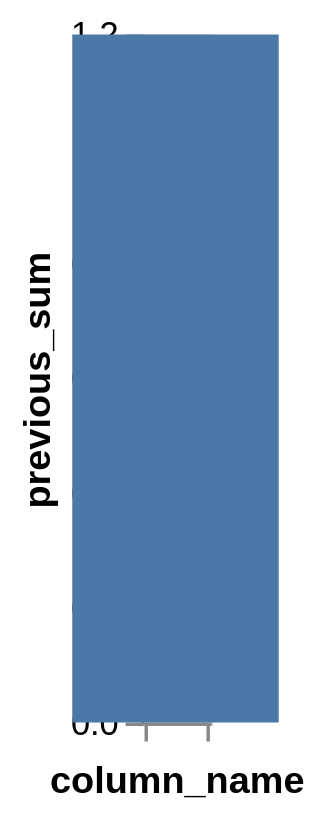

The Vega-Lite source for this figure:
### Vega specification from a JSON file in a GitHub repository (floating-point values rounded to 4 significant figures)
{"$schema": "https://vega.github.io/schema/vega/v5.json", "description": "https://github.com/vega/vl-convert/issues/72", "background": "white", "padding": 5, "height": 200, "style": "cell", "data": [{"name": "source_0", "values": [{"column_name": "Prior", "previous_sum": 1.2, "log2_bayes_factor": 2.4, "value": "inal score"}]}, {"name": "data_0", "source": "source_0", "transform": [{"type": "stack", "groupby": ["column_name"], "field": "previous_sum", "sort": {"field": [], "order": []}, "as": ["previous_sum_start", "previous_sum_end"], "offset": "zero"}, {"type": "filter", "expr": "isValid(datum[\"previous_sum\"]) && isFinite(+datum[\"previous_sum\"])"}]}], "signals": [{"name": "x_step", "value": 20}, {"name": "width", "update": "bandspace(domain('x').length, 0.1, 0.05) * x_step"}], "marks": [{"name": "layer_0_marks", "type": "rect", "style": ["bar"], "from": {"data": "data_0"}, "encode": {"update": {"fill": {"value": "#4c78a8"}, "ariaRoleDescription": {"value": "bar"}, "description": {"signal": "\"column_name: \" + (isValid(datum[\"column_name\"]) ? datum[\"column_name\"] : \"\"+datum[\"column_name\"]) + \"; previous_sum: \" + (format(datum[\"previous_sum\"], \"\"))"}, "xc": {"scale": "x", "field": "column_name", "band": 0.5}, "width": {"value": 60}, "y": {"scale": "y", "field": "previous_sum_end"}, "y2": {"scale": "y", "field": "previous_sum_start"}}}}], "scales": [{"name": "x", "type": "band", "domain": {"data": "data_0", "field": "column_name", "sort": true}, "range": {"step": {"signal": "x_step"}}, "paddingInner": 0.1, "paddingOuter": 0.05}, {"name": "y", "type": "linear", "domain": {"data": "data_0", "fields": ["previous_sum_start", "previous_sum_end"]}, "range": [{"signal": "height"}, 0], "nice": true, "zero": true}], "axes": [{"scale": "y", "orient": "left", "gridScale": "x", "grid": true, "tickCount": {"signal": "ceil(height/40)"}, "domain": false, "labels": false, "aria": false, "maxExtent": 0, "minExtent": 0, "ticks": false, "zindex": 0}, {"scale": "x", "orient": "bottom", "grid": false, "title": "column_name", "tickBand": "extent", "labelAlign": "right", "labelAngle": 270, "labelBaseline": "middle", "encode": {"labels": {"update": {"text": {"signal": "datum.value == 'Prior' || datum.value == 'Final score' ? '' : datum.value"}}}}, "zindex": 0}, {"scale": "y", "orient": "left", "grid": false, "title": "previous_sum", "labelOverlap": true, "tickCount": {"signal": "ceil(height/40)"}, "zindex": 0}]}
